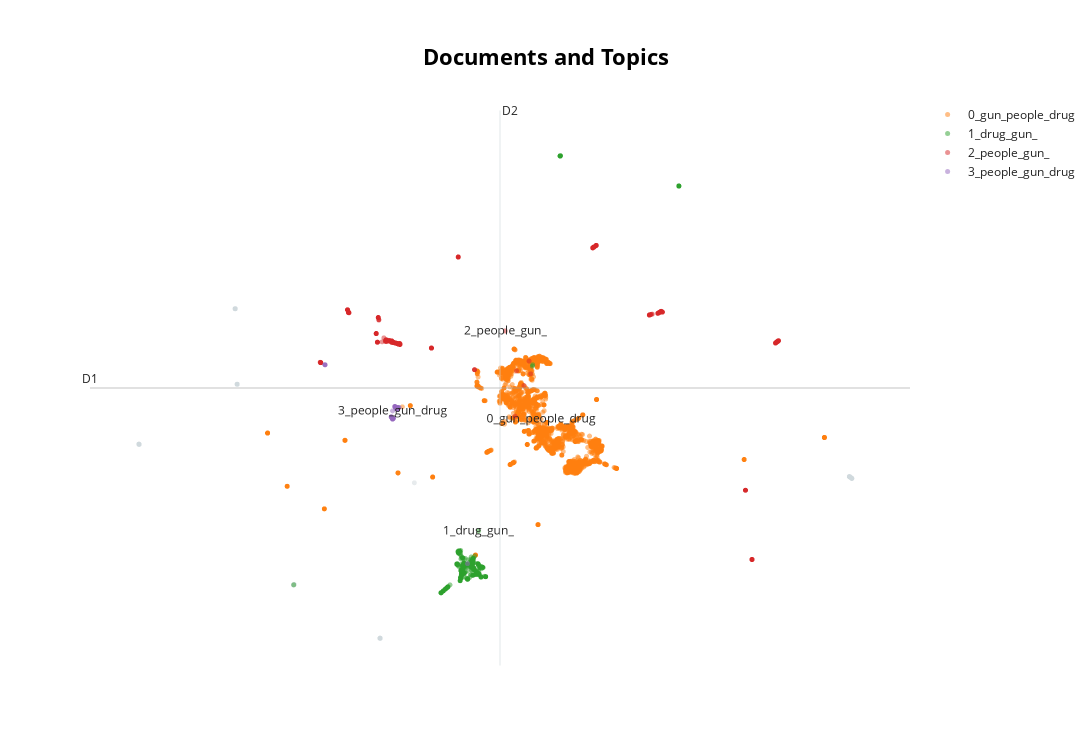

Source (notebook cell):
### Code cell
topic_model.visualize_documents(labels, reduced_embeddings=reduced_embeddings, hide_document_hover=True)

### Figure 1 — Plotly figure (JSON) as saved in the notebook; plotly's stock layout.template omitted (floating-point values rounded to 4 significant figures; data arrays with more than 128 entries replaced by an {"elided": "..."} marker saying what was removed)
{"data": [{"hoverinfo": "text", "marker": {"color": "#CFD8DC", "opacity": 0.5, "size": 5}, "mode": "markers+text", "name": "other", "showlegend": false, "type": "scattergl", "x": {"elided": "135 float values"}, "y": {"elided": "135 float values"}}, {"hoverinfo": "text", "marker": {"opacity": 0.5, "size": 5}, "mode": "markers+text", "name": "0_gun_people_drug", "text": {"elided": "2702 str values"}, "textfont": {"size": 12}, "type": "scattergl", "x": {"elided": "2702 float values"}, "y": {"elided": "2702 float values"}}, {"hoverinfo": "text", "marker": {"opacity": 0.5, "size": 5}, "mode": "markers+text", "name": "1_drug_gun_", "text": {"elided": "430 str values"}, "textfont": {"size": 12}, "type": "scattergl", "x": {"elided": "430 float values"}, "y": {"elided": "430 float values"}}, {"hoverinfo": "text", "marker": {"opacity": 0.5, "size": 5}, "mode": "markers+text", "name": "2_people_gun_", "text": {"elided": "371 str values"}, "textfont": {"size": 12}, "type": "scattergl", "x": {"elided": "371 float values"}, "y": {"elided": "371 float values"}}, {"hoverinfo": "text", "marker": {"opacity": 0.5, "size": 5}, "mode": "markers+text", "name": "3_people_gun_drug", "text": ["", "", "", "", "", "", "", "", "", "", "", "", "", "", "", "", "", "", "", "", "", "", "", "", "", "", "", "", "", "", "", "", "", "", "", "", "", "", "", "", "", "", "", "", "", "", "", "", "", "", "", "", "", "", "", "", "", "", "", "", "", "", "", "", "", "", "", "", "", "", "", "", "", "", "", "", "", "", "", "", "", "", "", "", "", "", "", "", "", "", "", "", "", "3_people_gun_drug"], "textfont": {"size": 12}, "type": "scattergl", "x": [-4.731, -4.541, -9.185, -4.582, -4.395, -4.297, -4.554, -4.52, -4.446, -4.357, -4.502, 0.1894, -4.577, -9.165, -4.829, -4.427, -4.436, -4.415, -4.582, -4.575, -4.811, -4.589, -4.413, -4.404, -9.172, -4.405, -4.733, -4.437, -4.731, -4.779, -4.598, -4.541, -4.533, -4.575, -4.688, -4.734, -4.706, -4.561, -4.543, -4.774, -4.678, -4.577, -4.427, -4.723, -4.425, -4.56, -4.5, -4.36, -4.517, -4.578, -4.729, -4.778, -4.569, -4.542, -4.74, -4.57, -4.681, -4.734, -4.574, -4.789, -4.392, -4.564, -4.772, -4.416, -4.734, -4.82, -4.567, -4.579, -4.521, -4.551, -4.414, -4.748, -4.552, -4.723, -9.172, -4.553, -4.792, -4.556, -4.732, -4.436, -4.701, -4.825, -4.567, -4.73, -4.547, -4.731, -4.391, -4.399, -4.728, -4.52, -4.822, -4.574, -4.554, -4.735], "y": [3.362, 4.417, 8.139, 4.438, 4.369, 4.363, 4.411, 4.378, 4.287, 4.36, 4.36, -9.404, 4.424, 8.126, 3.537, 4.166, 4.332, 4.238, 4.437, 4.441, 3.511, 4.443, 4.231, 4.289, 8.13, 4.283, 3.403, 4.306, 3.361, 3.467, 4.451, 4.39, 4.245, 4.435, 3.385, 3.343, 3.396, 4.418, 4.402, 3.464, 3.416, 4.425, 4.308, 3.422, 4.283, 4.416, 4.353, 4.356, 4.355, 4.436, 3.363, 3.465, 4.412, 4.389, 3.42, 4.431, 3.439, 3.369, 4.446, 3.483, 4.277, 4.419, 3.479, 4.308, 3.356, 3.525, 4.422, 4.436, 4.378, 4.415, 4.245, 3.343, 4.406, 3.359, 8.13, 4.415, 3.483, 4.414, 3.355, 4.301, 3.371, 3.511, 4.426, 3.364, 4.412, 3.366, 4.29, 4.268, 3.356, 4.385, 3.552, 4.432, 4.412, 4.066]}], "layout": {"annotations": [{"showarrow": false, "text": "D1", "x": -24.61, "y": 6.08, "yshift": 10}, {"showarrow": false, "text": "D2", "x": 2.321, "xshift": 10, "y": 30.55}], "height": 750, "shapes": [{"line": {"color": "#CFD8DC", "width": 2}, "type": "line", "x0": 2.321, "x1": 2.321, "y0": -18.39, "y1": 30.55}, {"line": {"color": "#9E9E9E", "width": 2}, "type": "line", "x0": -24.61, "x1": 29.25, "y0": 6.08, "y1": 6.08}], "title": {"font": {"color": "Black", "size": 22}, "text": "<b>Documents and Topics</b>", "x": 0.5, "xanchor": "center", "yanchor": "top"}, "width": 1200, "xaxis": {"visible": false}, "yaxis": {"visible": false}}}
